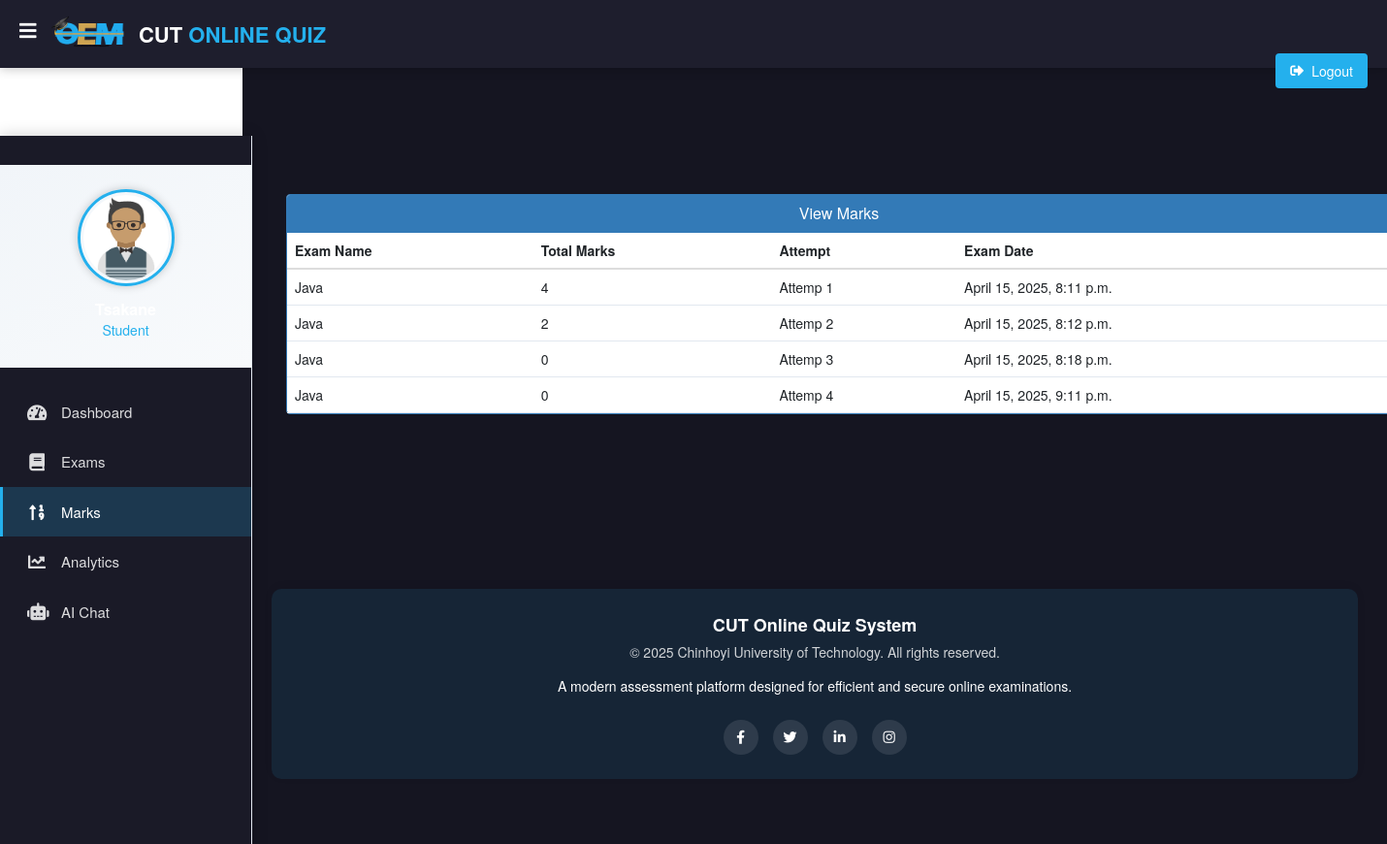
Page /student/check-marks/5 (signed in) on the committed database.
### quiz/models.py (models this page shows)
class Result(models.Model):
    student = models.ForeignKey(Student,on_delete=models.CASCADE)
    exam = models.ForeignKey(Course,on_delete=models.CASCADE)
    marks = models.PositiveIntegerField()
    date = models.DateTimeField(auto_now=True)

class Course(models.Model):
   course_name = models.CharField(max_length=50)
   question_number = models.PositiveIntegerField()
   total_marks = models.PositiveIntegerField()
   is_timed = models.BooleanField(default=False, help_text="Whether this course has a time limit")
   total_time_minutes = models.PositiveIntegerField(default=0, help_text="Total time allowed for the quiz in minutes (0 = unlimited)")
   sequential_questions = models.BooleanField(default=False, help_text="Display questions one at a time sequentially")
   allow_backtracking = models.BooleanField(default=True, help_text="Whether students can go back to previous questions")
   security_level = models.CharField(max_length=50, choices=[
       ('low', 'Low - Basic protection'),
       ('medium', 'Medium - Prevent copy-paste and right-click'),
       ('high', 'High - Block dev tools and keyboard shortcuts')
   ], default='medium', help_text="Level of security measures to prevent cheating")
   def __str__(self):
        return self.course_name

### student/views.py (the view)
# urls.py: path('check-marks/<int:pk>', views.check_marks_view, name='check-marks'),
@login_required(login_url='studentlogin')
@user_passes_test(is_student)
def check_marks_view(request, pk):
    course=QMODEL.Course.objects.get(id=pk)
    student = models.Student.objects.get(user_id=request.user.id)
    results= QMODEL.Result.objects.all().filter(exam=course).filter(student=student)
    return render(request,'student/check_marks.html',{'results':results})

### student/views.py (called while the page is built)
def is_student(user):
    return user.groups.filter(name='STUDENT').exists()

### templates/student/check_marks.html (shortened to what this page needs)
{% extends 'student/studentbase.html' %}
{% block content %}
{%load static%}
<head>
  <link href="//netdna.bootstrapcdn.com/bootstrap/3.0.0/css/bootstrap.min.css" rel="stylesheet" id="bootstrap-css">
</head>
<br><br>
<div class="container">
  <div class="panel panel-primary">
    <div class="panel-heading">
      <h6 class="panel-title">View Marks</h6>
    </div>
    <table class="table table-hover" id="dev-table">
      <thead>
        <tr>
          <th>Exam Name</th>
          <th>Total Marks</th>
          <th>Attempt</th>
          <th>Exam Date</th>
        </tr>
      </thead>
      {% for t in results %}
      <tr>
        <td> {{t.exam}}</td>
        <td> {{t.marks}}</td>
        <td>Attemp {{ forloop.counter }}</td>
        <td> {{t.date}}</td>
      </tr>
      {% endfor %}
    </table>
  </div>
</div>
<br><br><br><br><br><br>
{% endblock content %}

### static/css/design-system.css (style rules this page uses)
:root { --primary-color: #2563eb; --secondary-color: #1e40af; --accent-color: #3b82f6; --warning-color: #ef4444; --success-color: #22c55e; --danger-color: #dc2626; --info-color: #0ea5e9; --bg-color: #f8fafc; --bg-secondary: #f1f5f9; --text-color: #1e293b; --text-muted: #64748b; --border-color: #e2e8f0; --card-bg: #ffffff; --card-shadow: 0 4px 6px -1px rgba(0, 0, 0, 0.1), 0 2px 4px -1px rgba(0, 0, 0, 0.06); --header-height: 70px; --sidebar-width: 260px; --sidebar-collapsed-width: 70px; --border-radius: 8px; --border-radius-lg: 12px; --transition-speed: 0.3s; }
body { font-family: 'Inter', sans-serif; background-color: var(--bg-color); color: var(--text-color); line-height: 1.6; }
h1, h2, h3, h4, h5, h6 { margin-top: 0; margin-bottom: 0.5rem; font-weight: 600; line-height: 1.2; color: var(--text-color); }
h6 { font-size: 1rem; }
.table { width: 100%; margin-bottom: 1rem; color: var(--text-color); vertical-align: top; border-color: var(--border-color); }
.table > :not(caption) > * > * { padding: 0.75rem; border-bottom-width: 1px; }
.table > thead { vertical-align: bottom; }

### templates/student/studentbase.html (style rules this page uses)
body { margin: 0; padding: 0; font-family: 'Inter', sans-serif; background-color: #1e1e2d; color: #ffffff; }

### templates/student/check_marks.html (style rules this page uses)
h6 { text-align: center; }

### rows in the picture
Result: exam "Java", marks "4", date "April 15, 2025, 8:11 p.m."
Result: exam "Java", marks "2", date "April 15, 2025, 8:12 p.m."
Result: exam "Java", marks "0", date "April 15, 2025, 8:18 p.m."
Result: exam "Java", marks "0", date "April 15, 2025, 9:11 p.m."
